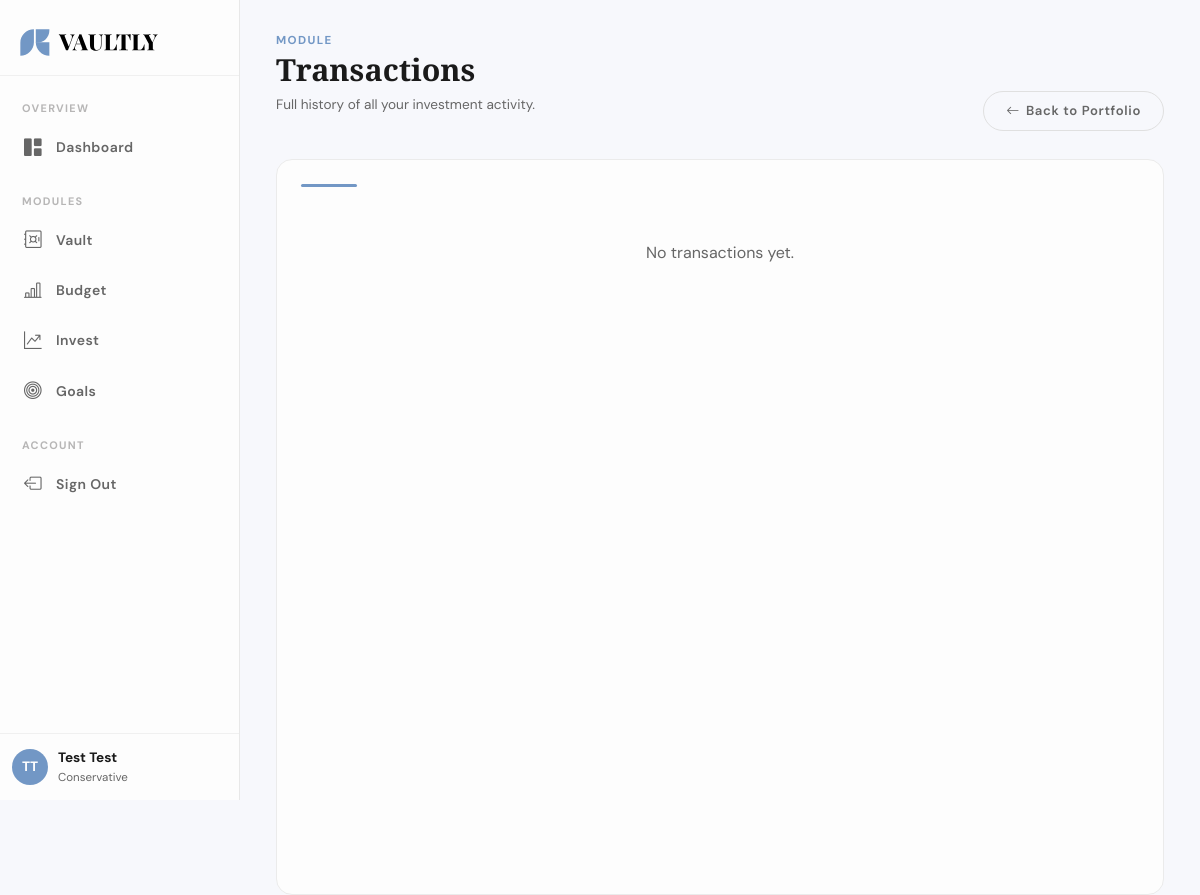
/invest/transactions/ (signed in), run on an earlier commit of the app's database.
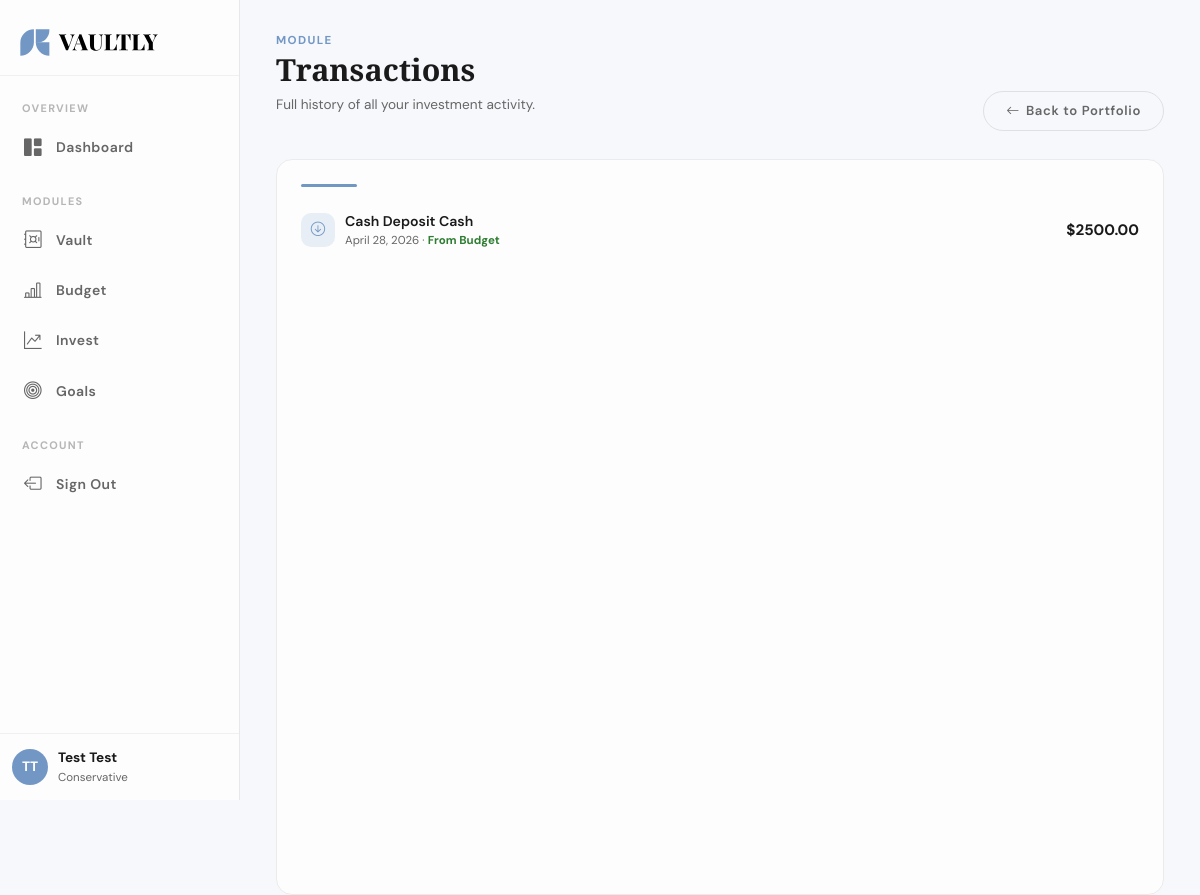
And on a later commit of the database.
### invest/models.py (models this page shows, shortened)
class Transaction(BaseModel):
    class TransactionType(models.TextChoices):
        BUY      = 'buy',      'Buy'
        SELL     = 'sell',     'Sell'
        DEPOSIT  = 'deposit',  'Cash Deposit'
        WITHDRAW = 'withdraw', 'Cash Withdrawal'
    portfolio        = models.ForeignKey(Portfolio, on_delete=models.CASCADE, related_name='transactions')
    security         = models.ForeignKey(Security, on_delete=models.PROTECT, null=True, blank=True)
    account          = models.ForeignKey('vault.Account', on_delete=models.SET_NULL, null=True, blank=True)
    transaction_type = models.CharField(max_length=10, choices=TransactionType.choices)
    quantity         = models.DecimalField(max_digits=18, decimal_places=8, null=True, blank=True)
    price            = models.DecimalField(max_digits=14, decimal_places=4, null=True, blank=True)
    fees             = models.DecimalField(max_digits=8, decimal_places=2, default=0)
    date             = models.DateField()
    notes            = models.TextField(blank=True)
    from_budget      = models.BooleanField(default=False)
    @property
    def total_value(self):
        if self.transaction_type in ['deposit', 'withdraw']:
            return self.price or Decimal('0')
        if self.quantity is None or self.price is None:
            return Decimal('0')
        return (self.quantity * self.price) + self.fees

### invest/views.py (the view)
# urls.py: path('transactions/',                     views.transactions,      name='transactions'),
@login_required
def transactions(request):
    portfolio = get_object_or_404(Portfolio, user=request.user)
    txs = Transaction.objects.filter(portfolio=portfolio).select_related('security').order_by('-date')
    return render(request, 'invest/transactions.html', {'transactions': txs})

### templates/invest/transactions.html (shortened to what the changed rows need)
<!DOCTYPE html>
<html lang="en">
<head>
  <link href="https://cdn.jsdelivr.net/npm/bootstrap@5.3.8/dist/css/bootstrap.min.css" rel="stylesheet">
  <link href="https://cdn.jsdelivr.net/npm/bootstrap-icons@1.11.3/font/bootstrap-icons.min.css" rel="stylesheet">
  <link rel="stylesheet" href="../../static/css/app.css">
</head>
<body>
<div class="app-shell">
  <main class="main-content">
    <div class="page-header">
      <div class="page-header-left">
        <h1>Transactions</h1>
      </div>
    </div>
    <div class="widget">
      <div class="vaultly-sep"></div>
      {% for tx in transactions %}
      <div class="account-row">
        <div class="account-row-left">
          <div class="account-icon"
               style="{% if tx.transaction_type == 'buy' or tx.transaction_type == 'deposit' %}background:var(--blue-dim);color:var(--blue);{% else %}background:#fdecea;color:#c62828;{% endif %}">
            <i class="bi {% if tx.transaction_type == 'buy' %}bi-bag-plus{% elif tx.transaction_type == 'sell' %}bi-bag-dash{% elif tx.transaction_type == 'deposit' %}bi-arrow-down-circle{% else %}bi-arrow-up-circle{% endif %}"></i>
          </div>
          <div>
            <div class="account-name">
              {{ tx.get_transaction_type_display }} {% if tx.security %}{{ tx.security.ticker }}{% else %}Cash{% endif %}
            </div>
            <div class="account-type">
              {{ tx.date }}
              {% if tx.from_budget %} · <span style="color:#2e7d32;font-weight:700;">From Budget</span>{% endif %}
            </div>
          </div>
        </div>
        <div class="account-balance {% if tx.transaction_type == 'sell' or tx.transaction_type == 'withdraw' %}negative{% endif %}">
          {% if tx.transaction_type == 'sell' or tx.transaction_type == 'withdraw' %}−{% endif %}${{ tx.total_value|floatformat:2 }}
        </div>
      </div>
      {% empty %}
      <p style="text-align:center; padding:40px 0; color:var(--text-muted);">No transactions yet.</p>
      {% endfor %}
    </div>
  </main>
</div>
</body>
</html>

What changed in the data, as far as the page shows it:
added Transaction: transaction_type "Cash Deposit", date "April 28, 2026", from_budget "From Budget", total_value "2500.00"
Also different on the page:
text no longer shown: "No transactions yet."
